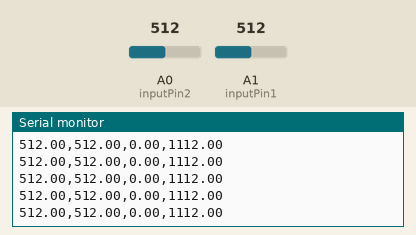
This sketch was run on a simulated Arduino Uno, built with avr-gcc and run on an emulated ATmega328P. On the bench: the last lines printed to the serial monitor. Inputs (shaded band) come from the test bench; at power-on: A0 (inputPin2) = 512, A1 (inputPin1) = 512.

Above: at 1.2 s.
1.3 s: A0 (inputPin2) set to 513
At 1.9 s:
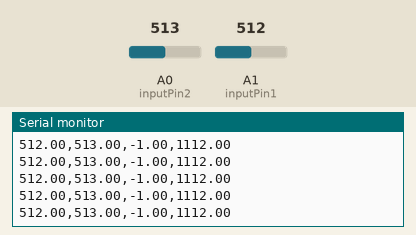
4.3 s: A1 (inputPin1) set to 600
At 5.2 s:
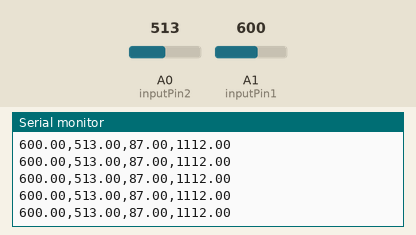
5.8 s: A1 (inputPin1) set to 625
At 6.4 s:
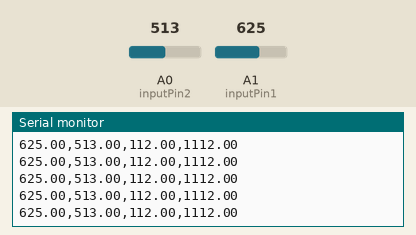
7.3 s: A0 (inputPin2) set to 984
At 7.8 s:
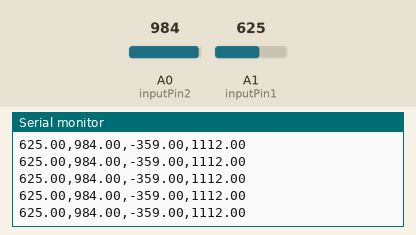
8.8 s: A0 (inputPin2) set to 1018
At 9.4 s:
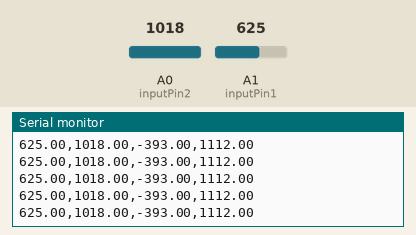
Timing chart, 0 to 11.8 s (numbered marks = the images above; inputs shaded):
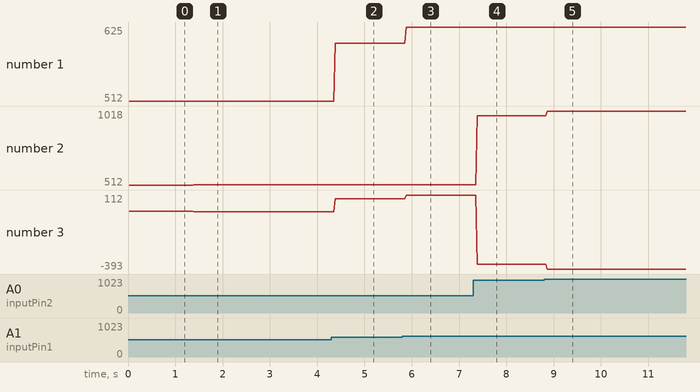

Measured:
- after the input at 1.3 s, the serial monitor: prints a new line after 0.09 s (image 1)
- after the input at 4.3 s, the serial monitor: prints a new line after 0.08 s (image 2)
- after the input at 5.8 s, the serial monitor: prints a new line after 0.09 s (image 3)
- after the input at 7.3 s, the serial monitor: prints a new line after 0.09 s (image 4)
- after the input at 8.8 s, the serial monitor: prints a new line after 0.07 s (image 5)
- plotted number 1: 512 → 600 after the input at 4.3 s, 600 → 625 after the input at 5.8 s
- plotted number 2: 512 → 513 after the input at 1.3 s, 513 → 984 after the input at 7.3 s, 984 → 1018 after the input at 8.8 s
- plotted number 3: 0 → -1 after the input at 1.3 s, -1 → 87 after the input at 4.3 s, 87 → 112 after the input at 5.8 s, 112 → -359 after the input at 7.3 s, -359 → -393 after the input at 8.8 s

The sketch:

PressureLogger.ino
```cpp
//float SensorValue[5][2];
char j, k;
float result[2];
const int inputPin1 = A1;
const int inputPin2 = A0;
float time1;
float time2;

void serialEventRun() {}

void setup() {
  // initialize serial communication with computer:
  Serial.begin(9600);
  // initialize all the readings to 0:
  Serial.print("Port1");
  Serial.print("\t");
  Serial.print("Port2");
  Serial.print("\t");
  Serial.print("difference");
  Serial.println();
}

void loop() {
  time1 =  micros();
  result[0] = 0.00;
  result[1] = 0.00;
  /*
   for (j = 0; j < 10; j++) {

    result[0] += SensorValue[j][0] = analogRead(inputPin1);
    result[1] += SensorValue[j][1] = analogRead(inputPin2);
  }
 */
  // we now have 10 readings, so average them
  //memset(result,0,sizeof(result));
  //Serial.print(result);
  //Serial.println();
  //result1 = 0
  //for (j = 0; j < 10; j++) {
  //  result[0] = result[0] + SensorValue[j][0]; // add them up
  //  result[1] = result[1] + SensorValue[j][1];
  //}
  result[0] = (analogRead(inputPin1)+analogRead(inputPin1)+analogRead(inputPin1)+analogRead(inputPin1)+analogRead(inputPin1)) / 5;
  result[1] = (analogRead(inputPin2)+analogRead(inputPin2)+analogRead(inputPin2)+analogRead(inputPin2)+analogRead(inputPin2)) / 5;
  //ResultkPa1 = (SensorValue*(.00488)/(.022)+20);
  time2 = micros();

  Serial.print(result[0]);
  Serial.print(",");
  Serial.print(result[1]);
  Serial.print(",");
  Serial.print(result[0]-result[1]);
  Serial.print(",");
  Serial.print(time2 - time1);
  Serial.println();

}
```
